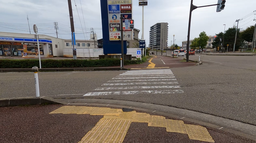
#> input picture Input/right1.png, 256 x 143 px, shrunk from 1250 x 700 before the run, found by its file name
$ python color-seg3.py
#> lines starting #> are read from the running program, lines starting #| are printed output that depends on the picture; after the words box and inside, x2 and y2 are one past the last pixel; in counts of white or black regions, pixels touching at a corner belong together
import cv2
import numpy as np

# ================= 設定 =================
IMG_PATH = "Input/right1.png"
OUT_PATH = "Output/edge_color_segment.png"

K = 5                  # 初期色クラスタ数（4〜6推奨）
ALPHA = 0.007          # 空間重み
LOW_THRESH = 80
HIGH_THRESH = 200
KERNEL_SIZE = 5

COLOR_MERGE_THRESH = 20.0   # Lab色距離の統合閾値

# ================= 画像読み込み =================
img = cv2.imread(IMG_PATH)
#> img is the input picture: shape (143, 256, 3); mean B, G, R 108.9, 114, 120.9
if img is None:
    raise RuntimeError("画像を読み込めません")

h, w = img.shape[:2]
#> h = 143; w = 256

# ================= Lab 色空間 =================
lab = cv2.cvtColor(img, cv2.COLOR_BGR2LAB)
#> lab: shape (143, 256, 3); mean of channels 0, 1, 2 121.4, 130.4, 132.1

# ================= k-means（色 + 空間） =================
features = []
for y in range(h):
    for x in range(w):
        L, a, b = lab[y, x]
        features.append([L, a, b, ALPHA * x, ALPHA * y])
#> after the loop, features = 36608 items

Z = np.array(features, dtype=np.float32)

criteria = (cv2.TERM_CRITERIA_EPS + cv2.TERM_CRITERIA_MAX_ITER, 30, 1.0)
_, labels, _ = cv2.kmeans(
    Z, K, None, criteria, 5, cv2.KMEANS_RANDOM_CENTERS
)

labels_img = labels.reshape((h, w))
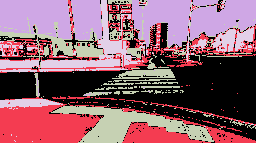
#> labels_img: shape (143, 256) int32; 5 distinct labels, from 0 to 4; one colour per label, 0 black

# ================= エッジ検出 =================
gray = cv2.cvtColor(img, cv2.COLOR_BGR2GRAY)
blur = cv2.GaussianBlur(gray, (5, 5), 0)
edges = cv2.Canny(blur, LOW_THRESH, HIGH_THRESH)
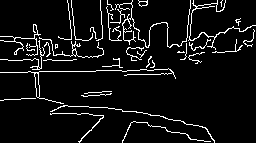
#> edges: shape (143, 256); 7.1% white in thin lines or dots

kernel = cv2.getStructuringElement(cv2.MORPH_ELLIPSE, (3, 3))
edges = cv2.dilate(edges, kernel, iterations=1)
#> edges: shape (143, 256); 19.6% white; 4 white regions, box (x1, y1, x2, y2) and area: (0, 0, 216, 143) 4246, (105, 0, 256, 65) 2666, (80, 90, 113, 98) 179, (137, 0, 149, 8) 69

# ================= クラスタごとに連結成分 =================
label_map = np.zeros((h, w), dtype=np.int32)
current_label = 1

for k in range(K):
    mask = (labels_img == k).astype(np.uint8) * 255
    mask[edges > 0] = 0

    kernel = cv2.getStructuringElement(
        cv2.MORPH_ELLIPSE, (KERNEL_SIZE, KERNEL_SIZE)
    )
    mask = cv2.morphologyEx(mask, cv2.MORPH_CLOSE, kernel)

    num_cc, cc = cv2.connectedComponents(mask)

    for i in range(1, num_cc):
        label_map[cc == i] = current_label
        current_label += 1
#> this loop made 5 passes
#> num_cc on passes 1 to 5: 101, 102, 11, 89, 57
#> pass 1, `num_cc, cc = cv2.connectedComponents(mask)`:
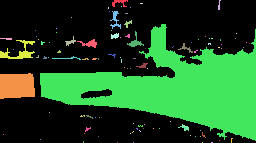
#> cc: shape (143, 256) int32; 101 distinct labels, from 0 to 100; one colour per label, 0 black
#> after the loop:
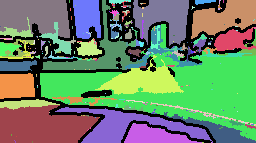
#> label_map: shape (143, 256) int32; 297 distinct labels, from 0 to 355; one colour per label, 0 black
#> after the loop:
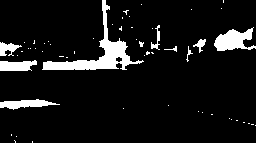
#> mask: shape (143, 256); 8.6% white; 56 white regions (47 under 20 px), largest, box (x1, y1, x2, y2) and area: (42, 0, 144, 70) 1394, (214, 27, 256, 51) 594, (0, 99, 60, 110) 356
#> after the loop, current_label = 356

# ================= 領域ごとの平均色（Lab） =================
region_colors = {}

for label in range(1, current_label):
    region_mask = (label_map == label)
    if np.count_nonzero(region_mask) == 0:
        continue
    region_colors[label] = np.mean(lab[region_mask], axis=0)
#> after the loop, region_colors = 296 items

# ================= 色が近い領域を統合（Union-Find） =================
parent = {l: l for l in region_colors.keys()}
#> parent = 296 items

def find(x):
    while parent[x] != x:
        parent[x] = parent[parent[x]]
        x = parent[x]
    return x

def union(x, y):
    rx, ry = find(x), find(y)
    if rx != ry:
        parent[ry] = rx

labels_list = list(region_colors.keys())
#> labels_list = 296 values from 1 to 355

for i in range(len(labels_list)):
    for j in range(i + 1, len(labels_list)):
        li, lj = labels_list[i], labels_list[j]
        d = np.linalg.norm(region_colors[li] - region_colors[lj])
        if d < COLOR_MERGE_THRESH:
            union(li, lj)
#> this loop made 296 passes

# ================= 統合ラベル反映 =================
merged_label_map = np.zeros_like(label_map)
new_id = {}
next_id = 1

for y in range(h):
    for x in range(w):
        lbl = label_map[y, x]
        if lbl == 0:
            continue
        root = find(lbl)
        if root not in new_id:
            new_id[root] = next_id
            next_id += 1
        merged_label_map[y, x] = new_id[root]
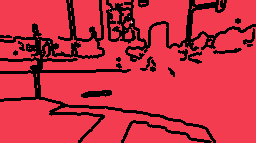
#> merged_label_map: shape (143, 256) int32; 7 distinct labels, from 0 to 6; one colour per label, 0 black

print("最終領域数:", next_id - 1)
#| 最終領域数: 6

# ================= ランダム色で可視化 =================
rng = np.random.default_rng(0)
vis = np.zeros((h, w, 3), dtype=np.uint8)

for label in range(1, next_id):
    color = rng.integers(50, 255, size=3, dtype=np.uint8)
    vis[merged_label_map == label] = color
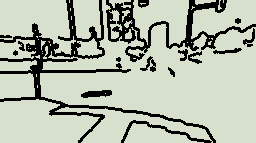
#> vis: shape (143, 256, 3); mean of channels 0, 1, 2 168.9, 183.7, 177.1; drawn as B, G, R

cv2.imwrite(OUT_PATH, vis)
print("保存しました:", OUT_PATH)

$ run again, with Input/right2.png copied over Input/right1.png
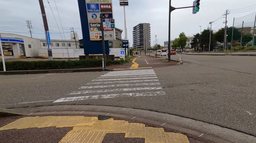
#> input picture Input/right2.png, 256 x 143 px, shrunk from 1250 x 700 before the run, found by its file name
#> img is the input picture: shape (143, 256, 3); mean B, G, R 110.7, 116.1, 122.6
#> lab: shape (143, 256, 3); mean of channels 0, 1, 2 123.8, 130.1, 132.2
#> after the loop `for y in range(h):`: features = 36608 items
#> labels_img: shape (143, 256) int32; 5 distinct labels, from 0 to 4
#> the loop `for k in range(K):` made 5 passes
#> num_cc on passes 1 to 5: 96, 133, 15, 80, 75
#> after the loop `for k in range(K):`:
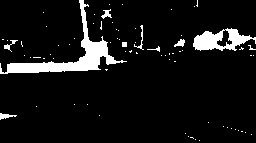
#> mask: shape (143, 256); 7.8% white; 74 white regions (65 under 20 px), largest, box (x1, y1, x2, y2) and area: (0, 0, 127, 74) 1654, (193, 28, 256, 51) 760, (0, 113, 17, 120) 58
#> after the loop `for k in range(K):`: current_label = 395
#> after the loop `for label in range(1, current_label):`: region_colors = 273 items
#> labels_list = 273 values from 1 to 394
#> the loop `for i in range(len(labels_list)):` made 273 passes
#| 最終領域数: 3
#> after the loop `for label in range(1, next_id):`:
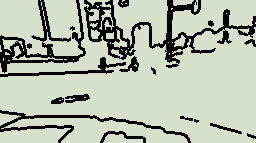
#> vis: shape (143, 256, 3); mean of channels 0, 1, 2 168.8, 183.6, 177; drawn as B, G, R

$ run again, with Input/straight1.png copied over Input/right1.png
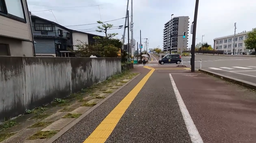
#> input picture Input/straight1.png, 256 x 143 px, shrunk from 1250 x 700 before the run, found by its file name
#> img is the input picture: shape (143, 256, 3); mean B, G, R 113.2, 117.4, 123.5
#> lab: shape (143, 256, 3); mean of channels 0, 1, 2 124.4, 130.1, 131.6
#> after the loop `for y in range(h):`: features = 36608 items
#> labels_img: shape (143, 256) int32; 5 distinct labels, from 0 to 4
#> the loop `for k in range(K):` made 5 passes
#> num_cc on passes 1 to 5: 95, 74, 89, 20, 77
#> after the loop `for k in range(K):`:
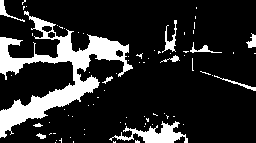
#> mask: shape (143, 256); 16.6% white; 76 white regions (65 under 20 px), largest, box (x1, y1, x2, y2) and area: (0, 11, 133, 138) 4478, (109, 121, 188, 143) 723, (162, 20, 177, 53) 165
#> after the loop `for k in range(K):`: current_label = 351
#> after the loop `for label in range(1, current_label):`: region_colors = 261 items
#> labels_list = 261 values from 1 to 350
#> the loop `for i in range(len(labels_list)):` made 261 passes
#| 最終領域数: 4
#> after the loop `for label in range(1, next_id):`:
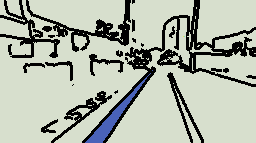
#> vis: shape (143, 256, 3); mean of channels 0, 1, 2 167.6, 180.5, 173.7; drawn as B, G, R

$ run again, with Input/straight2.png copied over Input/right1.png
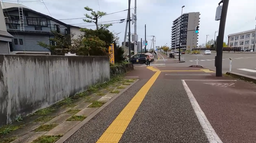
#> input picture Input/straight2.png, 256 x 143 px, shrunk from 1250 x 700 before the run, found by its file name
#> img is the input picture: shape (143, 256, 3); mean B, G, R 110.6, 114.8, 120.7
#> lab: shape (143, 256, 3); mean of channels 0, 1, 2 122.1, 130, 131.5
#> after the loop `for y in range(h):`: features = 36608 items
#> labels_img: shape (143, 256) int32; 5 distinct labels, from 0 to 4
#> the loop `for k in range(K):` made 5 passes
#> num_cc on passes 1 to 5: 79, 72, 112, 16, 86
#> after the loop `for k in range(K):`: current_label = 361
#> after the loop `for label in range(1, current_label):`: region_colors = 231 items
#> labels_list = 231 values from 1 to 360
#> the loop `for i in range(len(labels_list)):` made 231 passes
#| 最終領域数: 3
#> after the loop `for label in range(1, next_id):`:
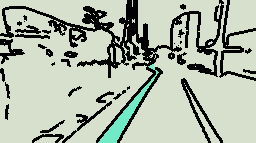
#> vis: shape (143, 256, 3); mean of channels 0, 1, 2 165.5, 180.5, 171.8; drawn as B, G, R
